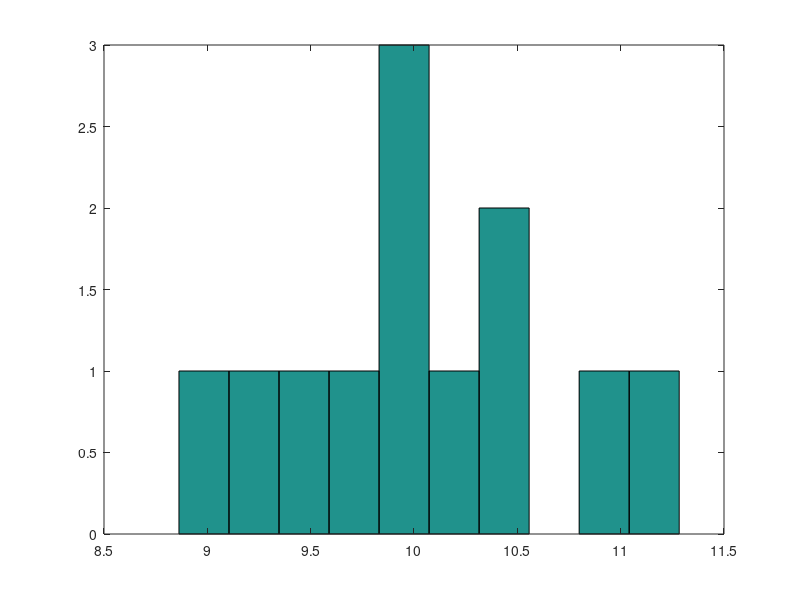

This figure's MATLAB source:
%Plots a normal distribution curve

for z = 1: 12
%Creates a normally distributed variable

%Creates a random set of 100 numbers in the range of 1-20
r = 20*rand(1,100);
%Finds the mean of the data set
temp = mean(r);
%Calculates the sum of all 100
sum_total(z) = sum(temp);
end
%Plots a histogram of the normally distributed variables
hist(sum_total);

%Comparing values to an actual normal distribution
mean(sum_total)
median(sum_total)
mode(sum_total)
std(sum_total)